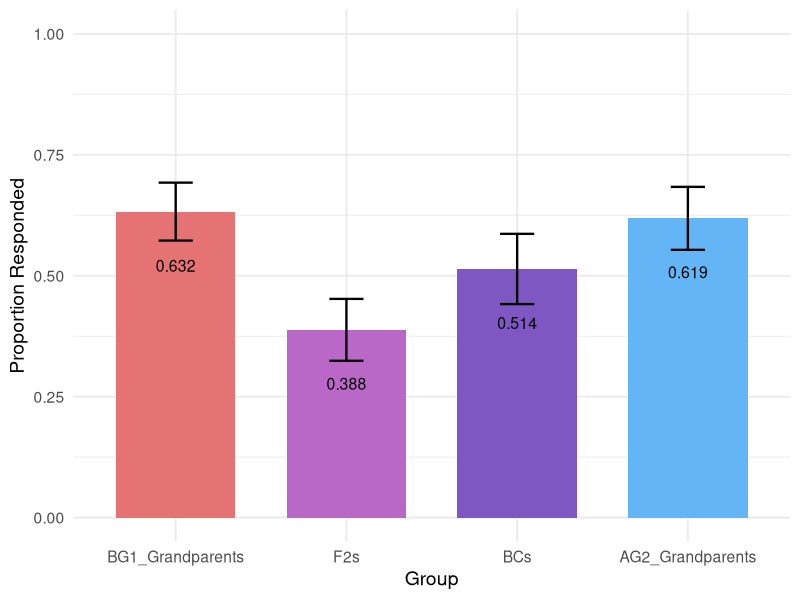
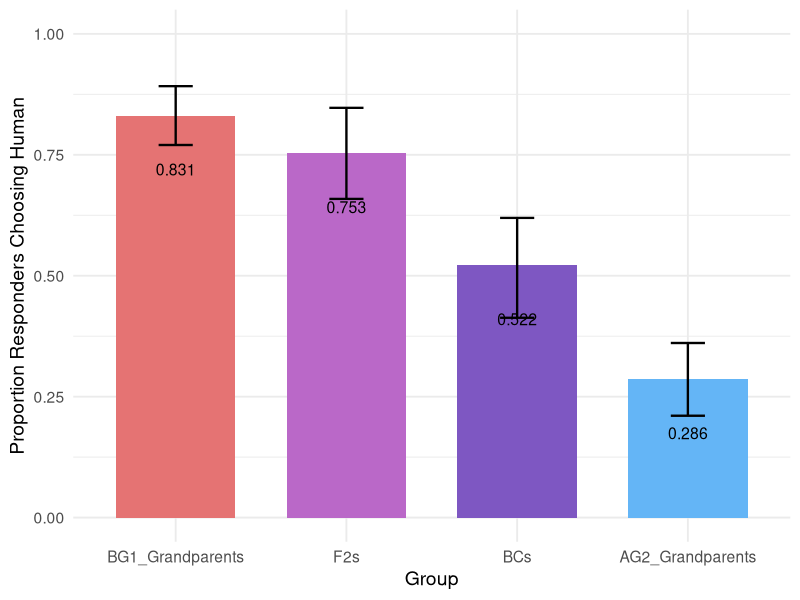
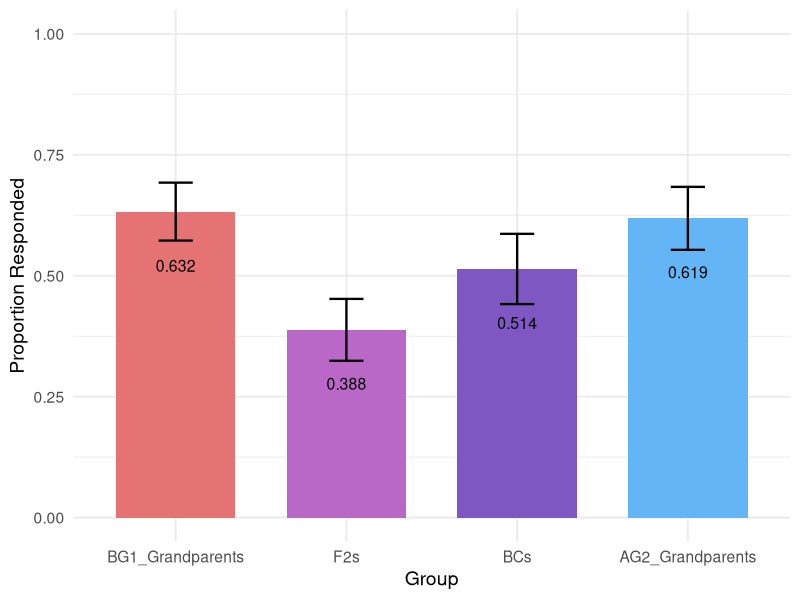
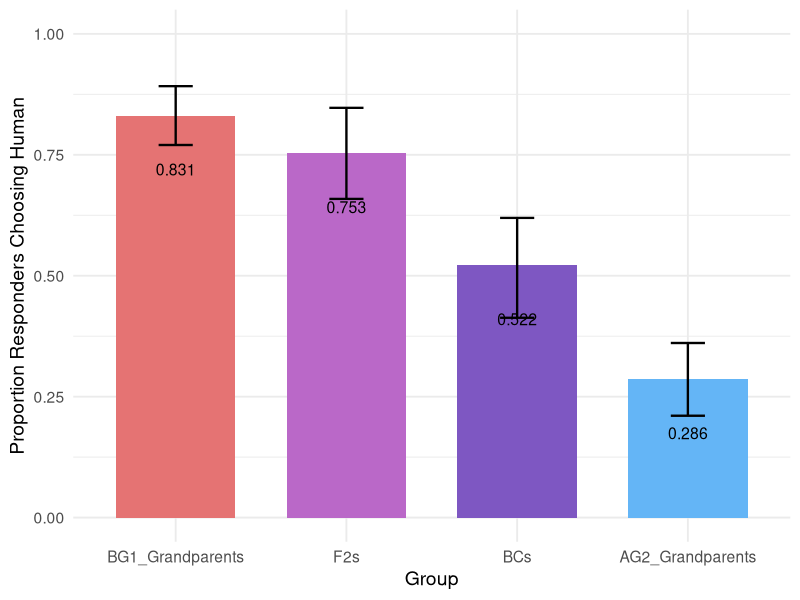

The R script that drew these images, in order:
## ---- chunk 1
library(dplyr)
library(ggplot2)
library(tidyr)

setwd("C:/Users/Theresa Menna/Documents/Fritz Lab/QTL/behavioral_analysis/")


grandparents <- read.table("QTL_Grandparent_responses.txt", header = TRUE, sep = "\t")

gp_processed <- grandparents %>%
  select(Group = Strain, NR, Human, Chick, HumHost, ChickHost, Hand)


offspring <- read.table("QTL_Offspring_responses.txt", header = TRUE, sep = "\t")

offspring_processed <- offspring %>%
  select(Group = `FamID.2`, NR, Human, Chick, HumHost, ChickHost, Hand)
offspring_processed$Group[grepl("F1", offspring_processed$Group)] <- "F2s" #rename offspring accurately
# Rename groups in the grandparents dataframe
gp_processed$Group[gp_processed$Group == "Cal1"] <- "BG1_Grandparents"
gp_processed$Group[gp_processed$Group == "Evanston"] <- "AG2_Grandparents"

# Rename the backcross group in the offspring dataframe
offspring_processed$Group[offspring_processed$Group == "BcEv"] <- "BCs"

## ---- chunk 2

#Three tables:
# 1. gp_pivot = only grandparents Cal1 and Evanston
# 2. offspring_pivtot = only F2 and BcEv
# 3. full_set = combined granparents and offspring in one table

# Bootstrapping function --------------------------------------------------
boot.fn <- function(x, N=5000) {
  Int.1 <- replicate(N, mean(sample(x, size= length(x), replace=T)))
  Int.CI <- quantile(Int.1, probs=c(0.025,0.975))
  Int.CI
}

#Loading libraries
library(lme4); library(lmtest); library(emmeans)

# ----- Grandparents ---------
gp_pivot <- gp_processed %>%
  pivot_longer(
    cols = NR:Chick,
    names_to = "Choice",
    values_to = "Count"
  ) %>%
  uncount(Count) %>%
  mutate(Choice = tolower(Choice))

# How to handle trials with multiple chicks? (only applies to gp, not offspring)
# For now, let's try removing and treating as missing...
gp_pivot <- gp_pivot %>%
  mutate(
    ChickHost = case_when(
      grepl(",", ChickHost) ~ NA_character_,
      ChickHost == "NN"     ~ "N", # Based on what Anastasia told me, NN = N
      TRUE                  ~ ChickHost
    )
  )

# ----- Offspring ---------
offspring_pivot <- offspring_processed %>%
  pivot_longer(
    cols = NR:Chick,
    names_to = "Choice",
    values_to = "Count"
  ) %>%
  uncount(Count) %>%
  mutate(Choice = tolower(Choice))


full_set <- bind_rows(gp_pivot, offspring_pivot)

## ---- chunk 3

#####################################################################
#(1) acceptance of either host during day 1
#####################################################################

#recode host response - all nr values as 0 and c/h as a 1
full_set$Response <- as.factor(ifelse(full_set$Choice == "nr", 0, 1))

# Should human host be a fixed effect or random effect?
m_rand <- glmer(Response ~ Group + Hand + (1 | ChickHost) + (1 | HumHost), family = binomial, data = full_set)
isSingular(m_rand) # TRUE
VarCorr(m_rand) #human host should be a fixed effect variable (only 2 of them; st.dev is ~0)

# Now test if genetic background has an effect on probability of responding
model_full <- glmer(Response ~ 1 + Group + Hand + HumHost + (1|ChickHost), data = full_set, 
                    family = binomial, control=glmerControl(optimizer="bobyqa",optCtrl=list(maxfun=2e5)))

model_red1 <- glmer(Response ~ 1 + Hand + HumHost + (1|ChickHost), data = full_set, 
                    family = binomial, control=glmerControl(optimizer="bobyqa",optCtrl=list(maxfun=2e5)))

lrtest(model_red1, model_full) #it does! (p=0.01755)

# Can we simplify the model?
model_red2 <- glmer(Response ~ 1 + Group + HumHost + (1|ChickHost), data = full_set, 
                    family = binomial, control=glmerControl(optimizer="bobyqa",optCtrl=list(maxfun=2e5)))
lrtest(model_red2, model_full) # minus hand: p=0.7294

model_red3 <- glmer(Response ~ 1 + Group + Hand + (1|ChickHost), data = full_set, 
                    family = binomial, control=glmerControl(optimizer="bobyqa",optCtrl=list(maxfun=2e5)))
lrtest(model_red3, model_full) # minus HumHost: p=0.205

model_red4 <- glmer(Response ~ 1 + Group + (1|ChickHost), data = full_set, 
                    family = binomial, control=glmerControl(optimizer="bobyqa",optCtrl=list(maxfun=2e5)))
lrtest(model_red4, model_full) # minus Hand and HumHost: p=0.3623

# Result: No obvious need to include Hand or Human Host in the model. Continue with model_red4.
# Which groups differ from each other?
summary(model_red4)
emmeans(model_red4, pairwise ~ Group)

#################For final analysis:
model_red4 <- glmer(Response ~ 1 + Group + (1|ChickHost), data = full_set, 
                    family = binomial, control=glmerControl(optimizer="bobyqa",optCtrl=list(maxfun=2e5)))

model_red5 <- glmer(Response ~ 1 + (1|ChickHost), data = full_set, 
                    family = binomial, control=glmerControl(optimizer="bobyqa",optCtrl=list(maxfun=2e5)))

lrtest(model_red5, model_red4) #p = 0.004849

# averages with 95% confidence intervals
full_set$ResponseNum <- as.numeric(as.character(full_set$Response)) # was previously a factor
mean_day1_resp <- tapply(full_set$ResponseNum, full_set$Group, mean)
mean_day1_resp

boot_day1_resp <- tapply(full_set$ResponseNum, full_set$Group, boot.fn)
boot_day1_resp

## ---- chunk 4

#####################################################################
#(2) selection/preference for a human host
#####################################################################

#Setting up the dataset
#data for individuals that failed to respond on multiple days were removed from the dataset (all 'nr' values removed)
resp_only_full_set <- subset(full_set, Choice != "nr")
head(resp_only_full_set)
sum(resp_only_full_set$Choice!= "nr")

#For this model, a host selection of the ‘human’ host was given a value of 1, and selection of a ‘chick’ host a 0.
#recoding the host choices to make binary variable
resp_only_full_set$host_hum <- ifelse(resp_only_full_set$Choice == "chick", 0, 1)

# testing models with and without Group
model_full_final <- glmer(host_hum ~ 1 + Group + (1|ChickHost), data = resp_only_full_set, 
                          family = binomial, control=glmerControl(optimizer="bobyqa",optCtrl=list(maxfun=2e5)))

model_red <- glmer(host_hum ~ 1 + (1|ChickHost), data = resp_only_full_set, 
                   family = binomial, control=glmerControl(optimizer="bobyqa",optCtrl=list(maxfun=2e5)))

lrtest(model_red, model_full_final) # p < 2.2e-16 ***

# Which groups differ from each other?
summary(model_full_final)
emmeans(model_full_final, pairwise ~ Group)

# averages with 95% confidence intervals
mean_host_hum <- tapply(resp_only_full_set$host_hum, resp_only_full_set$Group, mean)
mean_host_hum

boot_host_hum <- tapply(resp_only_full_set$host_hum, resp_only_full_set$Group, boot.fn)
boot_host_hum

## ---- chunk 5

# --- shared graph settings ---
my_colors <- c(
  "BG1_Grandparents" = "#E57373",      # Muted red
  "AG2_Grandparents" = "#64B5F6",  # Blue
  "F2s" = "#BA68C8",        # Lighter purple
  "BCs" = "#7E57C2"       # Deeper purple
)

desired_order <- c("BG1_Grandparents", "F2s", "BCs", "AG2_Grandparents")

# --- Plotting response rate on day 1 ---

response_df <- as.data.frame(bind_rows(boot_day1_resp$AG2_Grandparents, boot_day1_resp$BCs, boot_day1_resp$BG1_Grandparents, boot_day1_resp$F2s))
rownames(response_df) <- rownames(mean_day1_resp) # careful that these are in the right order!!
response_rate <- cbind(as.data.frame(mean_day1_resp), response_df) # again, careful these are in the right order!!
response_rate$Group <- rownames(response_rate)

#Set desired order on x-axis
response_rate$Group <- factor(response_rate$Group, levels = desired_order)

#plot
plot1 <- ggplot(response_rate, aes(x = Group, y = mean_day1_resp, fill = Group)) +
  geom_col(width = 0.7) +
  geom_errorbar(aes(ymin = `2.5%`, ymax = `97.5%`), width = 0.2, linewidth = 0.8) +
  geom_text(aes(label = round(mean_day1_resp, 3)), vjust = 5, size = 4) +
  scale_fill_manual(values = my_colors) + # Use the custom colors
  labs(
    y = "Proportion Responded"
  ) +
  theme_minimal(base_size = 14) +
  theme(legend.position = "none") +
  ylim(0, 1)

print(plot1)
ggsave("behavioral-assay_Response-Rate.png", plot = plot1, dpi = 500)


# --- Plotting human host preference among responders ---

# data wrangling
host_hum_boot_df <- as.data.frame(bind_rows(boot_host_hum$AG2_Grandparents, boot_host_hum$BCs, boot_host_hum$BG1_Grandparents, boot_host_hum$F2s))
rownames(host_hum_boot_df) <- rownames(mean_host_hum) # careful that these are in the right order!!
host_hum_preference <- cbind(as.data.frame(mean_host_hum), host_hum_boot_df) # again, careful these are in the right order!!
host_hum_preference$Group <- rownames(host_hum_preference)

#Set desired order on x-axis
host_hum_preference$Group <- factor(host_hum_preference$Group, levels = desired_order)

#plot
plot2 <- ggplot(host_hum_preference, aes(x = Group, y = mean_host_hum, fill = Group)) +
  geom_col(width = 0.7) +
  geom_errorbar(aes(ymin = `2.5%`, ymax = `97.5%`), width = 0.2, linewidth = 0.8) +
  geom_text(aes(label = round(mean_host_hum, 3)), vjust = 5, size = 4) +
  scale_fill_manual(values = my_colors) + # Use the same custom colors
  labs(
    y = "Proportion Responders Choosing Human"
  ) +
  theme_minimal(base_size = 14) +
  theme(legend.position = "none") +
  ylim(0, 1)

print(plot2)
ggsave("behavioral-assay_Human-Preference.png", plot = plot2, dpi = 500)
